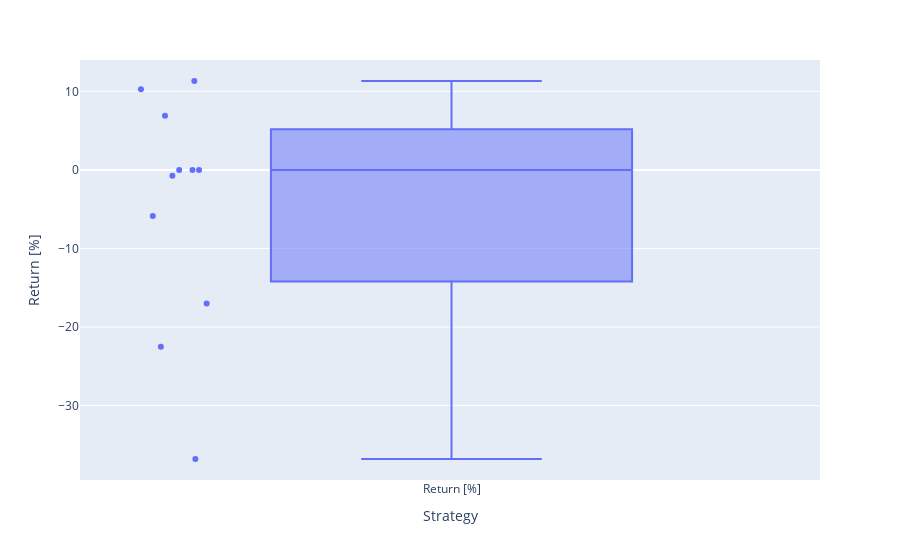

The cell this chart's notebook holds for it:
### Code cell
#取引ない月込み
fig = px.box(df["Return [%]"], points = "all")
fig.update_layout(
    xaxis_title = "Strategy",
    yaxis_title = "Return [%]"
)
fig.show()

### Figure 1 — Plotly figure (JSON) as saved in the notebook; plotly's stock layout.template omitted (floating-point values rounded to 4 significant figures)
{"data": [{"alignmentgroup": "True", "boxpoints": "all", "hovertemplate": "variable=%{x}<br>value=%{y}<extra></extra>", "legendgroup": "", "marker": {"color": "#636efa"}, "name": "", "notched": false, "offsetgroup": "", "orientation": "v", "showlegend": false, "type": "box", "x": ["Return [%]", "Return [%]", "Return [%]", "Return [%]", "Return [%]", "Return [%]", "Return [%]", "Return [%]", "Return [%]", "Return [%]", "Return [%]"], "x0": " ", "xaxis": "x", "y": [0, -5.869, -17.0, 0, 11.32, 10.28, -36.8, -22.51, -0.7542, 0, 6.91], "y0": " ", "yaxis": "y"}], "layout": {"boxmode": "group", "legend": {"tracegroupgap": 0}, "margin": {"t": 60}, "xaxis": {"anchor": "y", "domain": [0, 1], "title": {"text": "Strategy"}}, "yaxis": {"anchor": "x", "domain": [0, 1], "title": {"text": "Return [%]"}}}}
